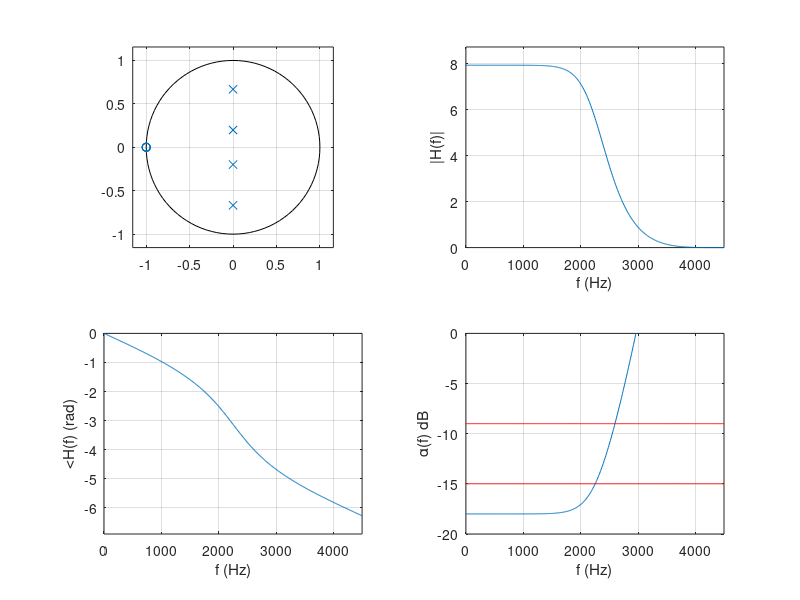

MATLAB code for this plot:
%
% Example 11.8
%
% filtering of analog signal
%
clear all; clf
Fs=9000; fp=2250; fst=2700; % analog freq spec
wh=2*pi*fp/Fs; ws=2*pi*fst/Fs; alphamin=9;  % discrete filter specs
N=log10((10^(0.1*alphamin)-1))/(2*log10(tan(ws/2)/tan(wh/2)));N=ceil(N) % min order
[b,a]=butter(N,wh/pi);
[H,w]=freqz(b,a);w=w/pi; M=length(H);f=w*Fs/2;
alpha0=-18;
G=10^(-alpha0/20);H=H*G;
% normalized filter
disp(' filter coefficients ')
b=G*b
a
% spec verification
spec2=alpha0+alphamin*ones(1,M);
hpf=alpha0+3.01*ones(1,M);
disp('poles')
p=roots(a)
disp('zeros')
z=roots(b)
alpha=-20*log10(abs(H));
disp(' factorization')
D1=poly([p(1) p(2)])
D2=poly([p(3) p(4)])
N1=poly([z(1) z(2)])
N2=poly([z(3) z(4)])
Ha=unwrap(angle(H));

figure(1)
subplot(221)
zplane(b,a)
subplot(222)
plot(f,abs(H)); grid; axis([0 max(f) 0 1.1*max(abs(H))]); ylabel('|H(f)|'); xlabel('f (Hz)')
subplot(223)
plot(f,Ha);grid; ylabel('<H(f) (rad)'); xlabel('f (Hz)')
axis([0 max(f) 1.1*min(Ha) 1.1*max(Ha)]);
subplot(224)
plot(f,alpha); ylabel('\alpha(f) dB'); xlabel('f (Hz)')
hold on
plot(f,hpf,'r')
hold on
plot(f,spec2,'r'); grid; axis([0 max(f) -20 0]); hold off
